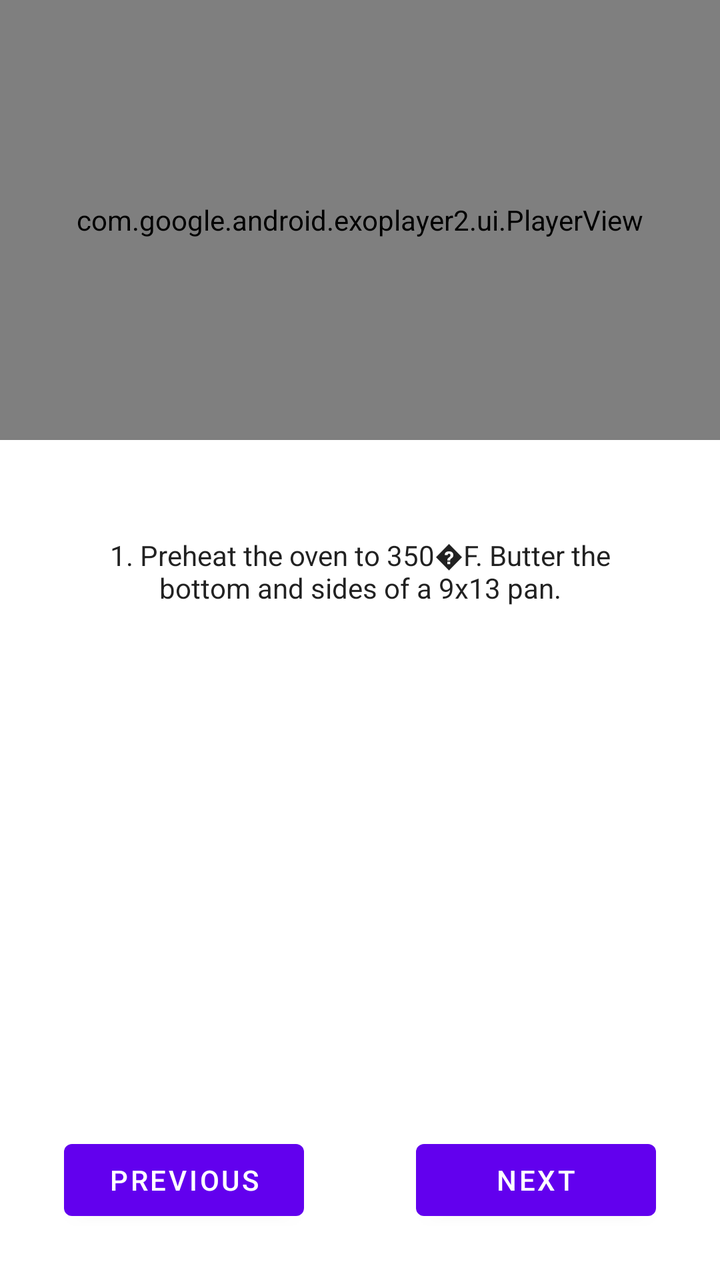
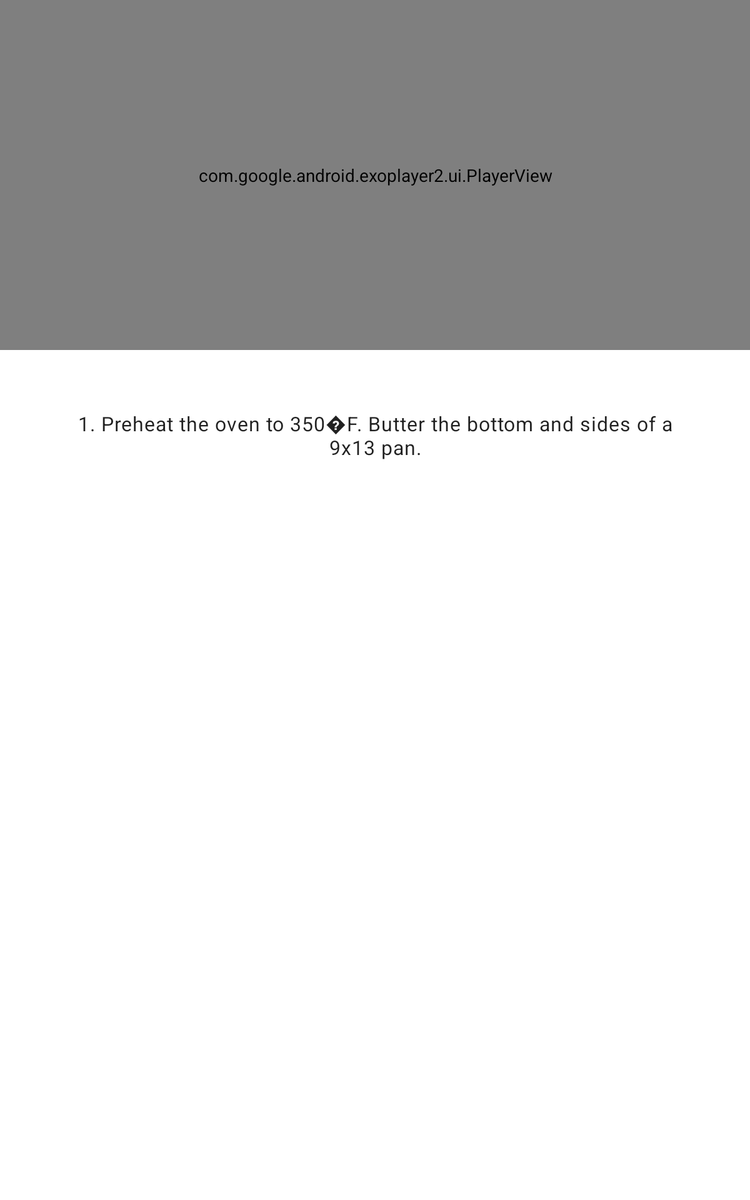

The same Android screen from two of the app's own layout files: first res/layout/ as a phone draws it, then the repository's variant for another configuration, drawn on a device whose configuration selects that folder. Both files follow.
<!-- AndroidManifest.xml: application theme Theme.Baky -->
<!-- res/layout/fragment_step.xml -->
<?xml version="1.0" encoding="utf-8"?>
<FrameLayout xmlns:android="http://schemas.android.com/apk/res/android"
    xmlns:app="http://schemas.android.com/apk/res-auto"
    xmlns:tools="http://schemas.android.com/tools"
    android:layout_width="match_parent"
    android:layout_height="match_parent">

    <androidx.core.widget.NestedScrollView
        android:layout_width="match_parent"
        android:layout_height="match_parent">

        <LinearLayout
            style="@style/TextAppearance.MaterialComponents.Headline1"
            android:layout_width="match_parent"
            android:layout_height="wrap_content"
            android:paddingBottom="100dp"
            android:orientation="vertical">
            
            <com.google.android.exoplayer2.ui.PlayerView
                android:id="@+id/video_player"
                android:layout_width="match_parent"
                android:background="@color/black"
                android:layout_height="220dp" />

            <TextView
                android:id="@+id/step_description"
                style="@style/TextAppearance.AppCompat.Body1"
                android:layout_width="match_parent"
                android:layout_height="0dp"
                android:layout_weight="1"
                android:gravity="center_horizontal"
                android:paddingHorizontal="48dp"
                android:paddingVertical="48dp"
                tools:ignore="HardcodedText"
                tools:text="1. Preheat the oven to 350�F. Butter the bottom and sides of a 9x13 pan." />


        </LinearLayout>
    </androidx.core.widget.NestedScrollView>

    <androidx.constraintlayout.widget.ConstraintLayout
        android:layout_width="match_parent"
        android:layout_height="100dp"
        android:layout_gravity="bottom">


        <Button
            android:id="@+id/previous_button"
            android:layout_width="120dp"
            android:layout_height="wrap_content"
            android:layout_marginStart="32dp"
            android:text="@string/previous_button"
            app:layout_constraintBottom_toBottomOf="parent"
            app:layout_constraintStart_toStartOf="parent"
            app:layout_constraintTop_toTopOf="parent" />

        <Button
            android:id="@+id/next_button"
            android:layout_width="120dp"
            android:layout_height="wrap_content"
            android:layout_marginEnd="32dp"
            android:text="@string/next_button"
            app:layout_constraintBottom_toBottomOf="parent"
            app:layout_constraintEnd_toEndOf="parent"
            app:layout_constraintTop_toTopOf="parent" />
    </androidx.constraintlayout.widget.ConstraintLayout>

</FrameLayout>
<!-- resources referenced by this layout -->
<resources>
  <string name="next_button">Next</string>
  <string name="previous_button">Previous</string>
  <style name="Theme.Baky" parent="Theme.MaterialComponents.DayNight.DarkActionBar">
          
          <item name="colorPrimary">@color/purple_500</item>
          <item name="colorPrimaryVariant">@color/purple_700</item>
          <item name="colorOnPrimary">@color/white</item>
          
          <item name="colorSecondary">@color/teal_200</item>
          <item name="colorSecondaryVariant">@color/teal_700</item>
          <item name="colorOnSecondary">@color/black</item>
          
          <item name="android:statusBarColor" tools:targetApi="l">?attr/colorPrimaryVariant</item>
          
      </style>
</resources>
<!-- res/layout-sw600dp/fragment_step.xml (the repository's variant of the layout above) -->
<!-- drawn on a 7-inch tablet held upright -->
<?xml version="1.0" encoding="utf-8"?>
<ScrollView xmlns:android="http://schemas.android.com/apk/res/android"
    xmlns:app="http://schemas.android.com/apk/res-auto"
    xmlns:tools="http://schemas.android.com/tools"
    android:layout_width="match_parent"
    android:layout_height="match_parent">

    <LinearLayout
        style="@style/TextAppearance.MaterialComponents.Headline1"
        android:layout_width="match_parent"
        android:layout_height="wrap_content"
        android:orientation="vertical">

        <com.google.android.exoplayer2.ui.PlayerView
            android:id="@+id/video_player"
            android:layout_width="match_parent"
            android:layout_height="280dp"
            android:background="@color/black"/>

        <TextView
            android:id="@+id/step_description"
            style="@style/TextAppearance.MaterialComponents.Body1"
            android:layout_width="match_parent"
            android:layout_height="0dp"
            android:layout_weight="1"
            android:gravity="center_horizontal"
            android:paddingHorizontal="48dp"
            android:paddingVertical="48dp"
            tools:ignore="HardcodedText"
            tools:text="1. Preheat the oven to 350�F. Butter the bottom and sides of a 9x13 pan." />
    </LinearLayout>
</ScrollView>
<!-- resources referenced by the variant -->
<!-- as a 7-inch tablet held upright resolves them -->
<resources>
  <style name="Theme.Baky" parent="Theme.MaterialComponents.DayNight.DarkActionBar">
          
          <item name="colorPrimary">@color/purple_500</item>
          <item name="colorPrimaryVariant">@color/purple_700</item>
          <item name="colorOnPrimary">@color/white</item>
          
          <item name="colorSecondary">@color/teal_200</item>
          <item name="colorSecondaryVariant">@color/teal_700</item>
          <item name="colorOnSecondary">@color/black</item>
          
          <item name="android:statusBarColor" tools:targetApi="l">?attr/colorPrimaryVariant</item>
          
      </style>
</resources>
